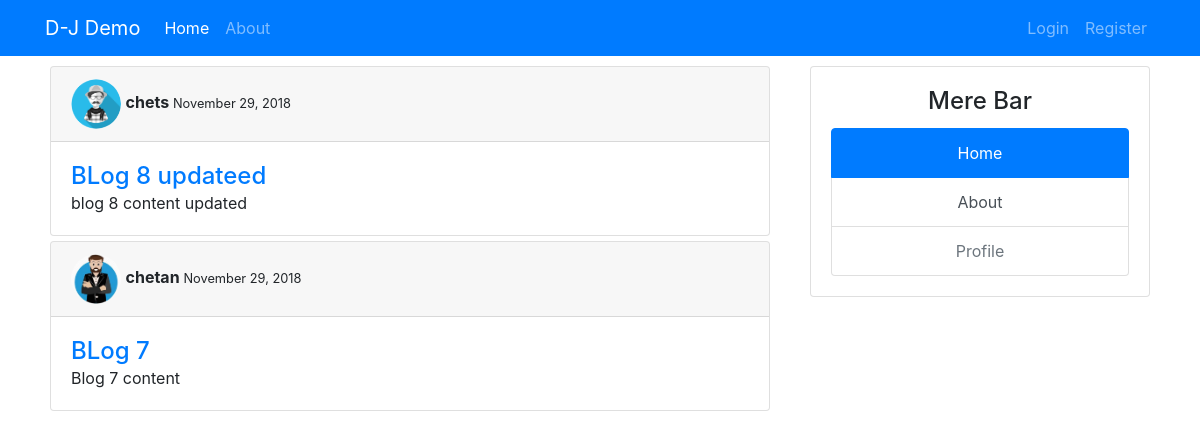
The page / on the database its author committed.
### blog/models.py (models this page shows, shortened)
class Post (models.Model):
    title = models.CharField(max_length=100)
    content = models.TextField()
    data_posted = models.DateTimeField(default=timezone.now)
    author = models.ForeignKey(User, on_delete=models.CASCADE)

### users/models.py (models this page shows, shortened)
class Profile(models.Model):
    user = models.OneToOneField(User,on_delete=models.CASCADE)
    image = models.ImageField(default='default.jpg', upload_to='profile_pics')

### blog/views.py (the view)
# urls.py: path('', PostListView.as_view(), name='blog-home'),
class PostListView(ListView):
    model = Post
    template_name = 'blog/home.html'
    context_object_name = 'posts'
    ordering = ['-data_posted']
    paginate_by = 2

### blog/templates/blog/home.html (shortened to what this page needs)
{% extends 'blog/base.html' %}
{% block content %}
{% for post in posts %}
<div class="card text-left">
  <div class="card-header">
    <img class='rounded-circle ' style="width: 50px" src="{{post.author.profile.image.url}}" alt="">
    <strong> {{post.author}} </strong>
    <small>{{post.data_posted | date:"F d, Y"}}</small>
  </div>
  <div class="card-body">
    <a href="{% url 'post-detail' post.id %}">
      <h4 class="card-text">{{post.title}}</h4>
    </a>
    <p class="card-text">{{post.content}}</p>
  </div>
</div>
{% endfor %}
{% endblock content%}

### blog/templates/blog/base.html (shortened to what this page needs)
{% load static %}
<!DOCTYPE html>
<html lang="en">
<head>
    <link rel="stylesheet" href="{% static 'blog/main.css' %}">
    <link href="https://stackpath.bootstrapcdn.com/bootstrap/4.1.3/css/bootstrap.min.css" rel="stylesheet"
>
</head>
<body>
    <header>
        <nav class="navbar navbar-expand-lg navbar-dark bg-primary">
            <div class="container">
                <a class="navbar-brand" href="{% url 'blog-home' %}">D-J Demo</a>
                <div class="collapse navbar-collapse" id="navbarSupportedContent">
                    <ul class="navbar-nav mr-auto">
                        <li class="nav-item active">
                            <a class="nav-link" href="{% url 'blog-home' %}">Home <span class="sr-only">(current)</span></a>
                        </li>
                        <li class="nav-item">
                            <a class="nav-link" href="{% url 'blog-about'%}">About</a>
                        </li>
                    </ul>
                    <ul class="nav justify-content-end navbar-nav">
                        {% if user.is_authenticated %}
                        <li class="nav-item ">
                            <a class="nav-link " href="{% url 'post-create' %}">New Post</a>
                        </li>
                        <li class="nav-item ">
                            <a class="nav-link " href="{% url 'user-profile' %}">Profile</a>
                        </li>
                        <li class="nav-item ">
                            <a class="nav-link " href="{% url 'logout' %}">Logout</a>
                        </li>
                        {% else %}
                        <li class="nav-item ">
                            <a class="nav-link " href="{% url 'login' %}">Login</a>
                        </li>
                        <li class="nav-item">
                            <a class="nav-link" href="{% url 'user-register'%}">Register</a>
                        </li>
                        {% endif %}
                    </ul>
                </div>
            </div>
        </nav>
    </header>
    <div class="container">
        <div class="row">
            <div class="col-md-8">
                <main>
                    {% block content %}
                    {% endblock content %}
                </main>
            </div>
            <div class="col-md-4">
                <div class="card text-center">
                  <div class="card-body">
                    <h4 class="card-title">Mere Bar</h4>
                    <div class="list-group">
                        <a href="{% url 'blog-home' %}" class="list-group-item list-group-item-action active">Home</a>
                        <a href="{% url 'blog-about' %}" class="list-group-item list-group-item-action">About</a>
                        <a href="{% url 'user-profile' %}" class="list-group-item list-group-item-action disabled">Profile</a>
                    </div>
                  </div>
                </div>
            </div>
        </div>
    </div>
</body>
</html>

### blog/static/blog/main.css (style rules this page uses)
.card { margin: 5px; }
.row { margin: 5px; }

### rows shown on the page
Post: author.profile.image (picture), author "chets", data_posted "November 29, 2018", title "BLog 8 updateed", content "blog 8 content updated"
Post: author.profile.image (picture), author "chetan", data_posted "November 29, 2018", title "BLog 7", content "Blog 7 content"
